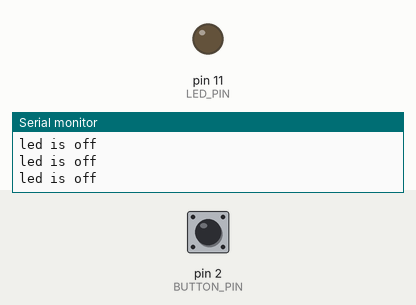
Recording of a sketch running on a simulated Arduino Uno, built with avr-gcc and run on an emulated ATmega328P. Shown: output pins drawn as LEDs (lit = HIGH), the last lines printed to the serial monitor. Dashed ring = blinking. The inputs (shaded band) are chosen by the test bench; at power-on: pin 2 (BUTTON_PIN) LOW.

Above: at 1.2 s.
1.3 s: pin 2 (BUTTON_PIN) pulled HIGH for 0.15 s
At 1.38 s:
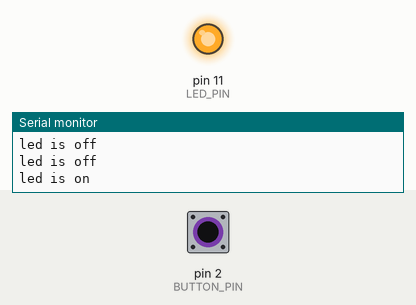
2.9 s: pin 2 (BUTTON_PIN) pulled HIGH for 1 s
At 5.3 s:
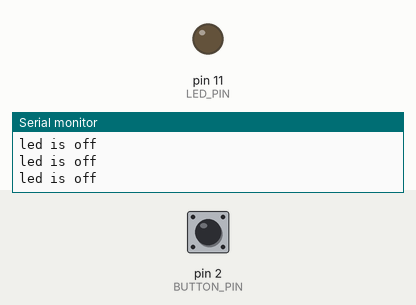
6.9 s: pin 2 (BUTTON_PIN) pulsed HIGH 2 times (0.12 s each, 0.3 s apart)
At 7.26 s:
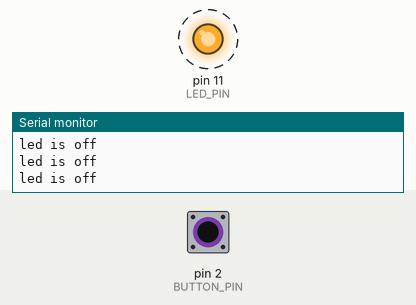
10.5 s: pin 2 (BUTTON_PIN) driven HIGH
At 11.2 s:
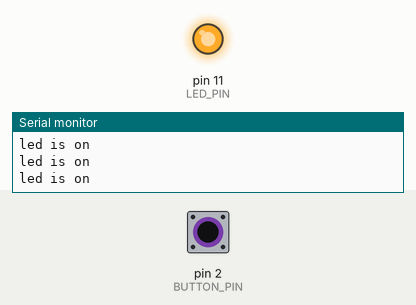
13.5 s: pin 2 (BUTTON_PIN) driven LOW
At 13.8 s:
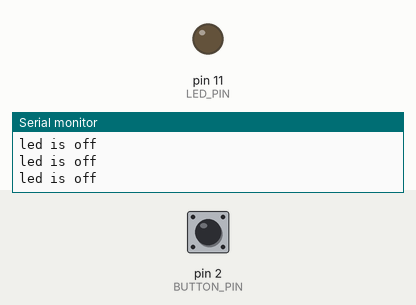
Timing chart, 0 to 16.5 s (numbered marks = the images above; inputs shaded):
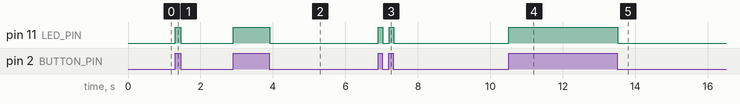

Measured:
- after the input at 1.3 s, pin 11 (LED_PIN): LOW → HIGH at once, → LOW 0.15 s later
- after the input at 2.9 s, pin 11 (LED_PIN): LOW → HIGH at once, → LOW 1.0 s later
- after the input at 6.9 s, pin 11 (LED_PIN): alternates HIGH for 0.13 s and LOW for 0.17 s, 4 changes in all, then stays LOW, starting at once
- after the input at 10.5 s, pin 11 (LED_PIN): LOW → HIGH at once
- after the input at 13.5 s, pin 11 (LED_PIN): HIGH → LOW at once

The sketch:

PRESS_BUTTON_TO_POWER_ON_LED_WITH_SERIAL_COMMUNICATION.ino
```cpp
#define LED_PIN 11
#define BUTTON_PIN 2


void setup() {
  Serial.begin(9600);
  pinMode(LED_PIN, OUTPUT);
  pinMode(BUTTON_PIN, INPUT);

}

void loop() {
  if (digitalRead(BUTTON_PIN)== HIGH){
    digitalWrite(LED_PIN, HIGH);
    Serial.println("led is on");
    }
  else{
    digitalWrite(LED_PIN, LOW);
    Serial.println("led is off");
  }

}
```
